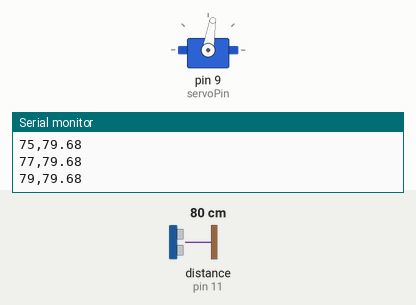
This sketch was run on a simulated Arduino Uno, built with avr-gcc and run on an emulated ATmega328P. On the bench: servo, the last lines printed to the serial monitor. Wiring (inferred from the names in the program): ultrasonic range finder: trigger pin 10; echo pin 11. The test bench sets the inputs (shaded band); at power-on: distance to the obstacle (sensor on pin 11) 80 cm. The echo pulse lasts 58.3 µs per cm.

Above: at 1.2 s.
1.3 s: distance to the obstacle (sensor on pin 11) set to 250 cm
At 3.11 s:
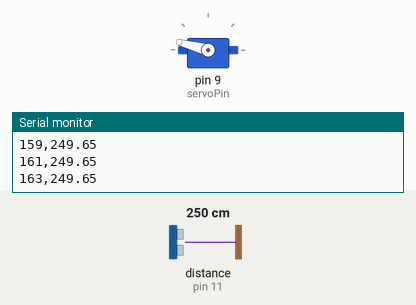
4.3 s: distance to the obstacle (sensor on pin 11) set to 18 cm
At 5.43 s:
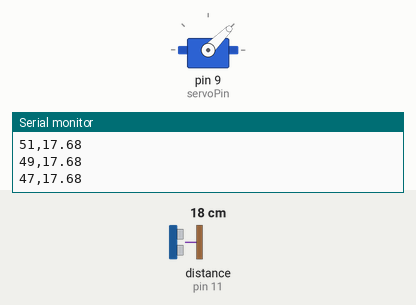
7.3 s: distance to the obstacle (sensor on pin 11) set to 120 cm
At 7.67 s:
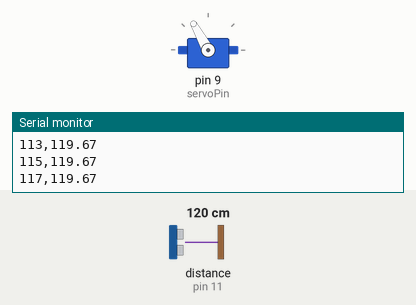
Timing chart, 0 to 16.3 s (numbered marks = the images above; inputs shaded):
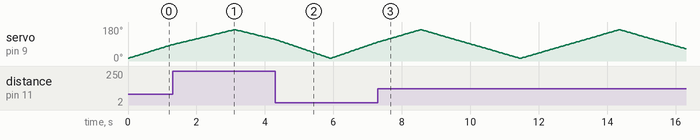

The sketch:

sentinel_arduino.ino
```cpp
#include <Servo.h>

// Pin assignments
const int trigPin = 10;
const int echoPin = 11;
const int servoPin = 9;

// Create servo object
Servo radarServo;

// Measure distance using ultrasonic sensor
float measureDistance() {
  digitalWrite(trigPin, LOW);
  delayMicroseconds(2);

  digitalWrite(trigPin, HIGH);
  delayMicroseconds(10);
  digitalWrite(trigPin, LOW);

  long duration = pulseIn(echoPin, HIGH, 30000);

  if (duration == 0) {
    return -1;
  }

  float distance = duration * 0.0343 / 2;

  return distance;
}

void setup() {
  Serial.begin(9600);

  pinMode(trigPin, OUTPUT);
  pinMode(echoPin, INPUT);

  radarServo.attach(servoPin);
}

// Main scanning loop
void loop() {

  // Sweep from left to right
  for (int angle = 15; angle <= 165; angle += 2) {
    radarServo.write(angle);
    delay(30);

    float distance = measureDistance();

    Serial.print(angle);
    Serial.print(",");
    Serial.println(distance);
  }

  // Sweep from right to left
  for (int angle = 165; angle >= 15; angle -= 2) {
    radarServo.write(angle);
    delay(30);

    float distance = measureDistance();

    Serial.print(angle);
    Serial.print(",");
    Serial.println(distance);
  }
}
```
